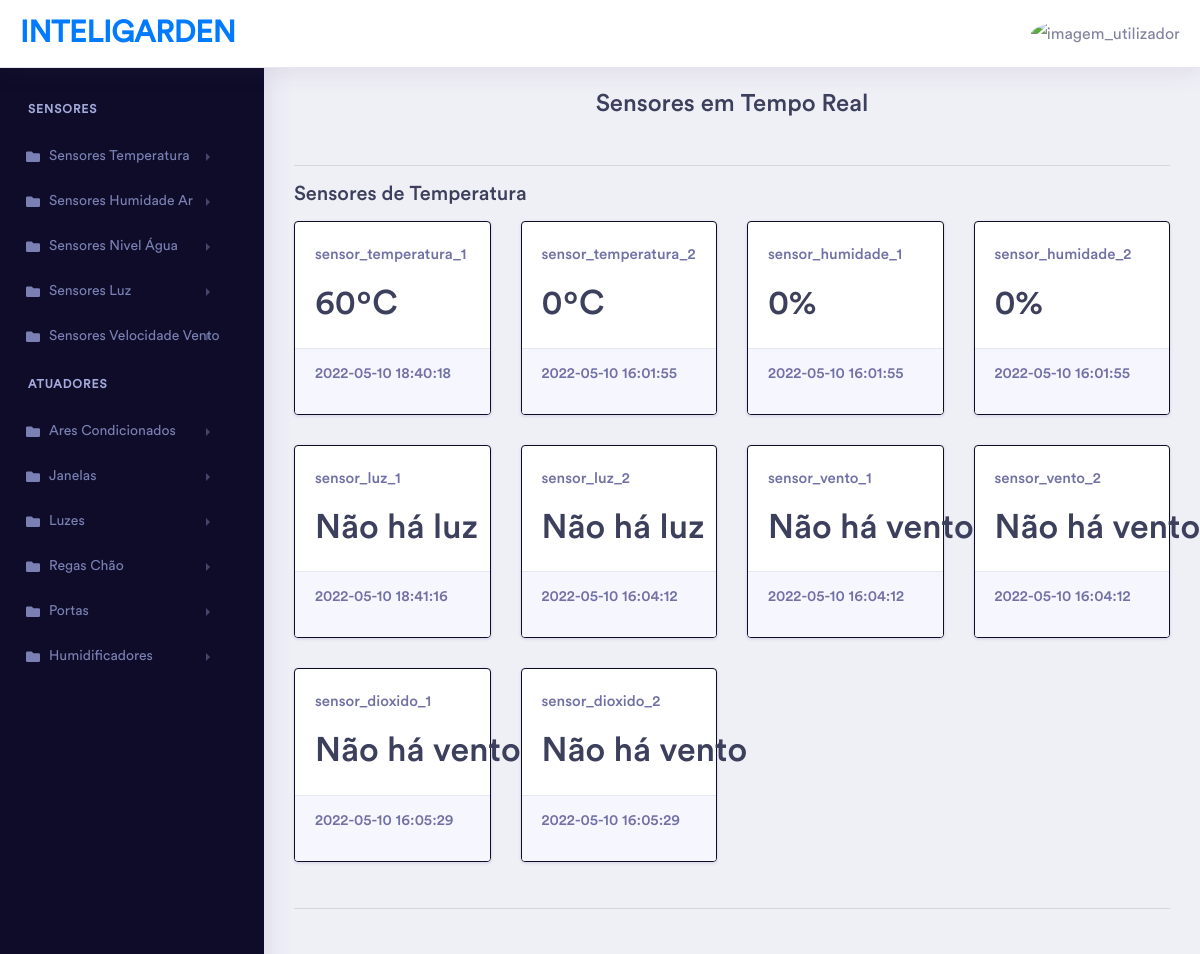
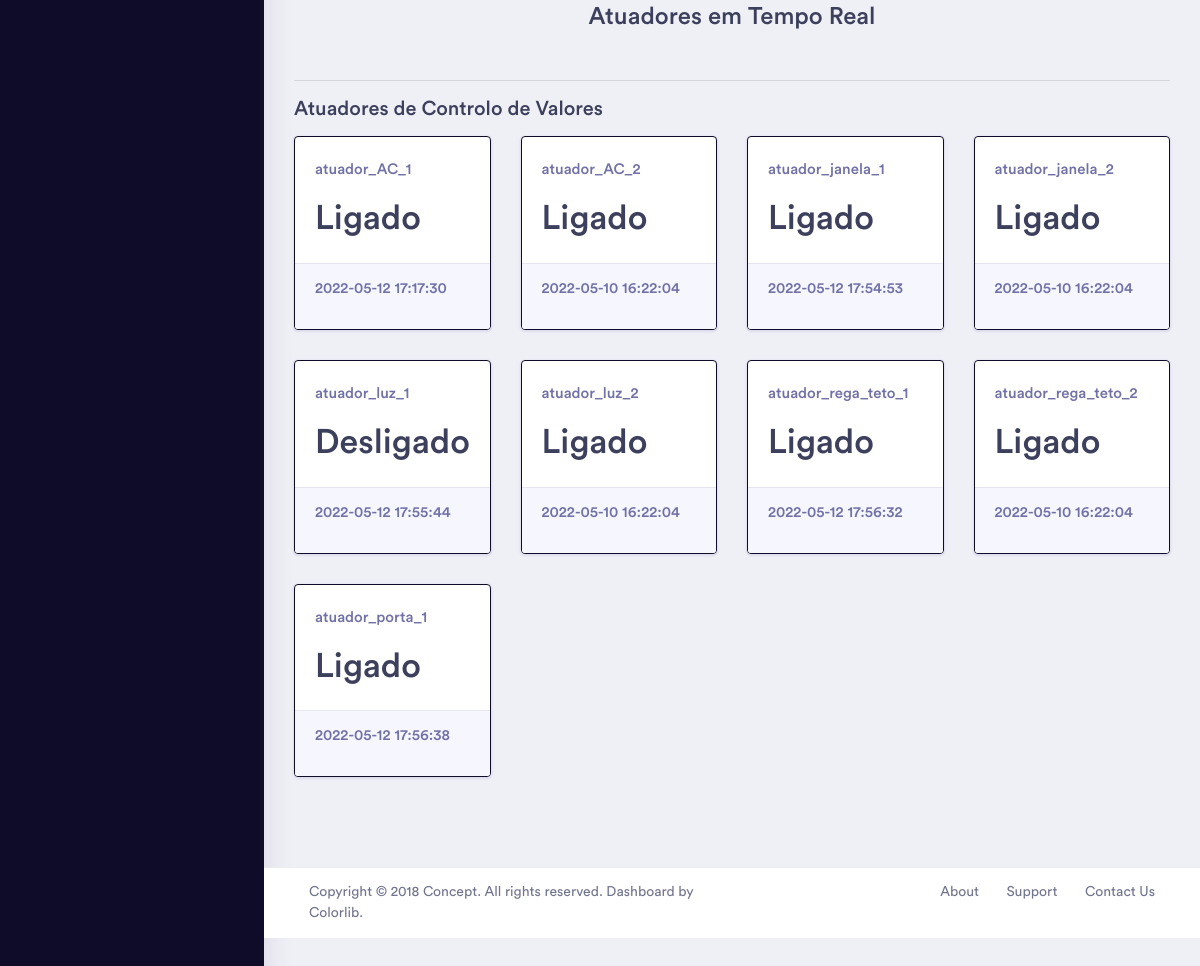
/ (signed in), run on the app's committed database (2 pictures, top to bottom).
### tables this page shows
CREATE TABLE `dispositivos` (
  `id` int(11) NOT NULL,
  `nome` varchar(50) NOT NULL,
  `valor` int(11) NOT NULL,
  `estado` tinyint(1) NOT NULL,
  `hora` timestamp NOT NULL DEFAULT CURRENT_TIMESTAMP ON UPDATE CURRENT_TIMESTAMP,
  `tipo_disp` int(11) NOT NULL
);

### pagina_inicial.php (the view)
<div class="dashboard-wrapper">
    <div class="dashboard-ecommerce">
        <div class="container-fluid dashboard-content ">
            <div class="row">
                <div class="col-xl-12 col-lg-12 col-md-12 col-sm-12 col-12">
                    <div class="page-header">
                        <h1 class="pageheader-title">Sensores em Tempo Real</h1>
                    </div>
                </div>
            </div>
            <div class="ecommerce-widget">
                <hr>
                <h3>Sensores de Temperatura</h3>
                <div class="row">
                    <?php
                    $sql1 = "SELECT * FROM dispositivos WHERE nome LIKE '%sensor%' AND tipo_disp = '1'";
                    $resultado = $conn->query($sql1);
                    if ($resultado->num_rows > 0) {
                        while ($row = $resultado->fetch_assoc()) {
                            if (strpos($row['nome'], "temperatura")) {
                                $valor = $row['valor'] . "ºC";
                            } else if (strpos($row['nome'], "humidade")) {
                                $valor = $row['valor'] . "%";
                            } else if (strpos($row['nome'], "agua")) {
                                $valor = $row['valor'] . "cm";
                            } else if (strpos($row['nome'], "luz")) {
                                ($row['valor'] == 1023) ? $valor = "Há luz" : $valor = "Não há luz";
                            } else if (strpos($row['nome'], "vento")) {
                                ($row['valor'] == 1023) ? $valor = "Há vento" : $valor = "Não há vento";
                            }
                    ?>
                            <div class="col-xl-3 col-lg-6 col-md-6 col-sm-12 col-12">
                                <div class="card cardInicial">
                                    <div class="card-body">
                                        <h5 class="text-muted"><?php echo $row['nome'] ?></h5>
                                        <div class="metric-value d-inline-block">
                                            <h1 class="mb-1"><?php echo $valor ?></h1>
                                        </div>
                                    </div>
                                    <div class="card-footer">
                                        <h5 class="text-muted"><?php echo $row['hora'] ?></h5>
                                    </div>
                                </div>
                            </div>
                    <?php
                        }
                    }
                    ?>
                </div>
                <hr>
                <div class="col-xl-12 col-lg-12 col-md-12 col-sm-12 col-12 mt-5">
                    <div class="page-header">
                        <h1 class="pageheader-title">Atuadores em Tempo Real</h1>
                    </div>
                </div>
                <hr class="mt-5">
                <h3>Atuadores de Controlo de Valores</h3>
                <div class="row">
                    <?php
                    $sql1 = "SELECT * FROM dispositivos WHERE tipo_disp = '2'";
                    $resultado = $conn->query($sql1);
                    if ($resultado->num_rows > 0) {
                        while ($row = $resultado->fetch_assoc()) {
                    ?>
                            <div class="col-xl-3 col-lg-6 col-md-6 col-sm-12 col-12">
                                <div class="card cardInicial">
                                    <div class="card-body">
                                        <h5 class="text-muted"><?php echo $row['nome'] ?></h5>
                                        <div class="metric-value d-inline-block">
                                            <?php
                                            if ($row["estado"] == 1) {
                                            ?><h1 class="mb-1">Ligado</h1>
                                            <?php
                                            } else {
                                            ?><h1 class="mb-1">Desligado</h1>
                                            <?php
                                            }
                                            ?>
                                        </div>
                                    </div>
                                    <div class="card-footer">
                                        <h5 class="text-muted"><?php echo $row['hora'] ?></h5>
                                    </div>
                                </div>
                            </div>
                    <?php
                        }
                    }
                    ?>
                </div>
            </div>
        </div>
    </div>
</div>

### index.php (shortened to what this page needs)
<!doctype html>
<html lang="en">
<head>
    <link rel="stylesheet" href="assets/vendor/bootstrap/css/bootstrap.min.css">
    <link href="assets/vendor/fonts/circular-std/style.css" rel="stylesheet">
    <link rel="stylesheet" href="assets/libs/css/style.css">
    <link rel="stylesheet" href="assets/vendor/fonts/fontawesome/css/fontawesome-all.css">
    <link rel="stylesheet" href="assets/vendor/charts/chartist-bundle/chartist.css">
    <link rel="stylesheet" href="assets/vendor/charts/morris-bundle/morris.css">
    <link rel="stylesheet" href="assets/vendor/fonts/material-design-iconic-font/css/materialdesignicons.min.css">
    <link rel="stylesheet" href="assets/vendor/charts/c3charts/c3.css">
    <link rel="stylesheet" href="assets/vendor/fonts/flag-icon-css/flag-icon.min.css">
    <link rel="stylesheet" type="text/css" href="../assets/vendor/datatables/css/dataTables.bootstrap4.css">
    <link rel="stylesheet" type="text/css" href="css/utilizadores/utilizador.css">
    <link rel="stylesheet" type="text/css" href="css/sensores/sensores_temperatura.css">
    <link rel="stylesheet" type="text/css" href="css/atuadores/atuador_AC.css">
    <link rel="stylesheet" type="text/css" href="css/pagina_inicial.css">
    <link rel="stylesheet" type="text/css" href="css/footer.css">
</head>
<body>
    <?php include_once('connect.php') ?>
    <?php
    if (isset($_GET["pagina"])) {
        $pag = $_GET["pagina"];
        include "includes/navbar.php";
        include($pag);
    } else {
        include "includes/navbar.php";
        include "pagina_inicial.php";
        include "includes/footer.php";
    }
    ?>
</body>
</html>

### includes/navbar.php (shortened to what this page needs)
<?php
$pasta = "imagens/";
$nome = $_SESSION['username'];
$extensao = ".png";
$caminhoImagem = $pasta . $nome . $extensao;
?>
<div class="dashboard-main-wrapper">
    <div class="dashboard-header">
        <nav class="navbar navbar-expand-lg bg-white fixed-top">
            <a class="navbar-brand" href="index.php">InteliGarden</a>
            <div class="collapse navbar-collapse " id="navbarSupportedContent">
                <ul class="navbar-nav ml-auto navbar-right-top">
                    <li class="nav-item dropdown nav-user">
                        <a class="nav-link nav-user-img" href="#" id="navbarDropdownMenuLink2" data-toggle="dropdown" aria-haspopup="true" aria-expanded="false"><img src="<?php echo $caminhoImagem ?>" alt="imagem_utilizador" class="user-avatar-md rounded-circle"></a>
                    </li>
                </ul>
            </div>
        </nav>
    </div>
    <div class="nav-left-sidebar sidebar-dark">
        <div class="menu-list">
            <nav class="navbar navbar-expand-lg navbar-light">
                <div class="collapse navbar-collapse" id="navbarNav">
                    <ul class="navbar-nav flex-column">
                        <li class="nav-divider">
                            Sensores
                        </li>
                        <li class="nav-item">
                            <a class="nav-link" href="#" data-toggle="collapse" aria-expanded="false" data-target="#submenu-2" aria-controls="submenu-2"><i class="fas fa-f fa-folder"></i>Sensores Temperatura</a>
                        </li>
                        <li class="nav-item">
                            <a class="nav-link" href="#" data-toggle="collapse" aria-expanded="false" data-target="#submenu-3" aria-controls="submenu-3"><i class="fas fa-f fa-folder"></i>Sensores Humidade Ar</a>
                        </li>
                        <li class="nav-item">
                            <a class="nav-link" href="#" data-toggle="collapse" aria-expanded="false" data-target="#submenu-6" aria-controls="submenu-6"><i class="fas fa-f fa-folder"></i>Sensores Nivel Água</a>
                        </li>
                        <li class="nav-item">
                            <a class="nav-link" href="#" data-toggle="collapse" aria-expanded="false" data-target="#submenu-4" aria-controls="submenu-4"><i class="fas fa-f fa-folder"></i>Sensores Luz</a>
                        </li>
                        <li class="nav-item">
                            <a class="nav-link" href="#" data-toggle="collapse" aria-expanded="false" data-target="#submenu-5" aria-controls="submenu-5"><i class="fas fa-f fa-folder"></i>Sensores Velocidade Vento</a>
                        </li>
                        <li class="nav-divider">
                            Atuadores
                        </li>
                        <li class="nav-item">
                            <a class="nav-link" href="#" data-toggle="collapse" aria-expanded="false" data-target="#submenu-8" aria-controls="submenu-8"><i class="fas fa-f fa-folder"></i>Ares Condicionados</a>
                        </li>
                        <li class="nav-item">
                            <a class="nav-link" href="#" data-toggle="collapse" aria-expanded="false" data-target="#submenu-9" aria-controls="submenu-9"><i class="fas fa-f fa-folder"></i>Janelas</a>
                        </li>
                        <li class="nav-item">
                            <a class="nav-link" href="#" data-toggle="collapse" aria-expanded="false" data-target="#submenu-10" aria-controls="submenu-10"><i class="fas fa-f fa-folder"></i>Luzes</a>
                        </li>
                        <li class="nav-item">
                            <a class="nav-link" href="#" data-toggle="collapse" aria-expanded="false" data-target="#submenu-11" aria-controls="submenu-11"><i class="fas fa-f fa-folder"></i>Regas Chão</a>
                        </li>
                        <li class="nav-item">
                            <a class="nav-link" href="#" data-toggle="collapse" aria-expanded="false" data-target="#submenu-12" aria-controls="submenu-12"><i class="fas fa-f fa-folder"></i>Portas</a>
                        </li>
                        <li class="nav-item">
                            <a class="nav-link" href="#" data-toggle="collapse" aria-expanded="false" data-target="#submenu-13" aria-controls="submenu-13"><i class="fas fa-f fa-folder"></i>Humidificadores</a>
                        </li>
                    </ul>
                </div>
            </nav>
        </div>
    </div>
</div>

### includes/footer.php
<div class="dashboard-wrapper">
    <div class="footer">
        <div class="container-fluid">
            <div class="row">
                <div class="col-xl-6 col-lg-6 col-md-6 col-sm-12 col-12">
                    Copyright © 2018 Concept. All rights reserved. Dashboard by <a href="https://colorlib.com/wp/">Colorlib</a>.
                </div>
                <div class="col-xl-6 col-lg-6 col-md-6 col-sm-12 col-12">
                    <div class="text-md-right footer-links d-none d-sm-block">
                        <a href="javascript: void(0);">About</a>
                        <a href="javascript: void(0);">Support</a>
                        <a href="javascript: void(0);">Contact Us</a>
                    </div>
                </div>
            </div>
        </div>
    </div>
</div>

### css/pagina_inicial.css (style rules this page uses)
h1 { text-align: center; }
.cardInicial { border-style: solid; border-width: 1px; border-color: #0e0c28; }
.menu-list { padding-top: 70px; position: fixed; width: 150px; overflow-y: scroll; top: 0; bottom: 0; }

### data on the page
dispositivos: nome "sensor_temperatura_1", valor "60ºC", hora "2022-05-10 18:40:18"
dispositivos: nome "sensor_temperatura_2", valor "0ºC", hora "2022-05-10 16:01:55"
dispositivos: nome "sensor_humidade_1", valor "0%", hora "2022-05-10 16:01:55"
dispositivos: nome "sensor_humidade_2", valor "0%", hora "2022-05-10 16:01:55"
dispositivos: nome "sensor_luz_1", nome "Não há luz", hora "2022-05-10 18:41:16"
dispositivos: nome "sensor_luz_2", nome "Não há luz", hora "2022-05-10 16:04:12"
dispositivos: nome "sensor_vento_1", nome "Não há vento", hora "2022-05-10 16:04:12"
dispositivos: nome "sensor_vento_2", nome "Não há vento", hora "2022-05-10 16:04:12"
dispositivos: nome "sensor_dioxido_1", hora "2022-05-10 16:05:29"
dispositivos: nome "sensor_dioxido_2", hora "2022-05-10 16:05:29"
dispositivos: nome "atuador_AC_1", estado "Ligado", hora "2022-05-12 17:17:30"
dispositivos: nome "atuador_AC_2", estado "Ligado", hora "2022-05-10 16:22:04"
dispositivos: nome "atuador_janela_1", estado "Ligado", hora "2022-05-12 17:54:53"
dispositivos: nome "atuador_janela_2", estado "Ligado", hora "2022-05-10 16:22:04"
dispositivos: nome "atuador_luz_1", estado "Desligado", hora "2022-05-12 17:55:44"
dispositivos: nome "atuador_luz_2", estado "Ligado", hora "2022-05-10 16:22:04"
dispositivos: nome "atuador_rega_teto_1", estado "Ligado", hora "2022-05-12 17:56:32"
dispositivos: nome "atuador_rega_teto_2", estado "Ligado", hora "2022-05-10 16:22:04"
dispositivos: nome "atuador_porta_1", estado "Ligado", hora "2022-05-12 17:56:38"
